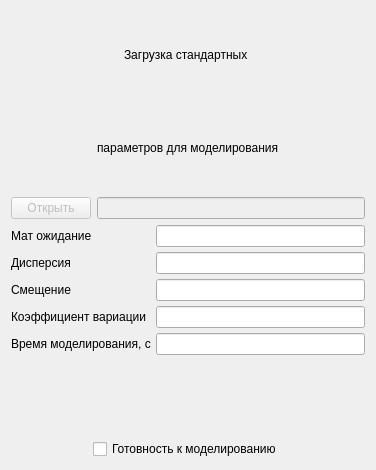
             <widget class="QWidget" name="setAlgoritm">
              <property name="geometry">
               <rect>
                <x>0</x>
                <y>0</y>
                <width>376</width>
                <height>470</height>
               </rect>
              </property>
              <attribute name="label">
               <string>Настройка алгоритма</string>
              </attribute>
              <layout class="QHBoxLayout" name="horizontalLayout_4">
               <item>
                <layout class="QVBoxLayout" name="verticalLayout_2">
                 <item>
                  <layout class="QVBoxLayout" name="verticalLayout">
                   <item alignment="Qt::AlignHCenter">
                    <widget class="QLabel" name="label_3">
                     <property name="text">
                      <string>Загрузка стандартных </string>
                     </property>
                    </widget>
                   </item>
                   <item alignment="Qt::AlignHCenter">
                    <widget class="QLabel" name="label_4">
                     <property name="text">
                      <string>параметров для моделирования</string>
                     </property>
                    </widget>
                   </item>
                   <item>
                    <layout class="QHBoxLayout" name="horizontalLayout_6">
                     <item>
                      <widget class="QPushButton" name="pbOpen">
                       <property name="enabled">
                        <bool>false</bool>
                       </property>
                       <property name="text">
                        <string>Открыть</string>
                       </property>
                      </widget>
                     </item>
                     <item>
                      <widget class="QLineEdit" name="readFileLineEdit">
                       <property name="enabled">
                        <bool>false</bool>
                       </property>
                      </widget>
                     </item>
                    </layout>
                   </item>
                  </layout>
                 </item>
                 <item>
                  <layout class="QFormLayout" name="formLayout_2">
                   <property name="horizontalSpacing">
                    <number>5</number>
                   </property>
                   <property name="verticalSpacing">
                    <number>5</number>
                   </property>
                   <item row="0" column="0">
                    <widget class="QLabel" name="Label_2">
                     <property name="text">
                      <string>Мат ожидание</string>
                     </property>
                    </widget>
                   </item>
                   <item row="0" column="1">
                    <widget class="QLineEdit" name="LineEditExpection"/>
                   </item>
                   <item row="1" column="0">
                    <widget class="QLabel" name="Label_3">
                     <property name="text">
                      <string>Дисперсия</string>
                     </property>
                    </widget>
                   </item>
                   <item row="1" column="1">
                    <widget class="QLineEdit" name="LineEditDispersion"/>
                   </item>
                   <item row="2" column="0">
                    <widget class="QLabel" name="Label_4">
                     <property name="text">
                      <string>Смещение</string>
                     </property>
                    </widget>
                   </item>
                   <item row="2" column="1">
                    <widget class="QLineEdit" name="LineEditOffset"/>
                   </item>
                   <item row="3" column="0">
                    <widget class="QLabel" name="Label_5">
                     <property name="text">
                      <string>Коэффициент вариации</string>
                     </property>
                    </widget>
                   </item>
                   <item row="3" column="1">
                    <widget class="QLineEdit" name="LineEditVariation"/>
                   </item>
                   <item row="4" column="0">
                    <widget class="QLabel" name="Label_9">
                     <property name="text">
                      <string>Время моделирования, c</string>
                     </property>
                    </widget>
                   </item>
                   <item row="4" column="1">
                    <widget class="QLineEdit" name="LineEditTime"/>
                   </item>
                  </layout>
                 </item>
                 <item alignment="Qt::AlignHCenter">
                  <widget class="QCheckBox" name="cbReady">
                   <property name="text">
                    <string>Готовность к моделированию</string>
                   </property>
                  </widget>
                 </item>
                </layout>
               </item>
              </layout>
             </widget>
